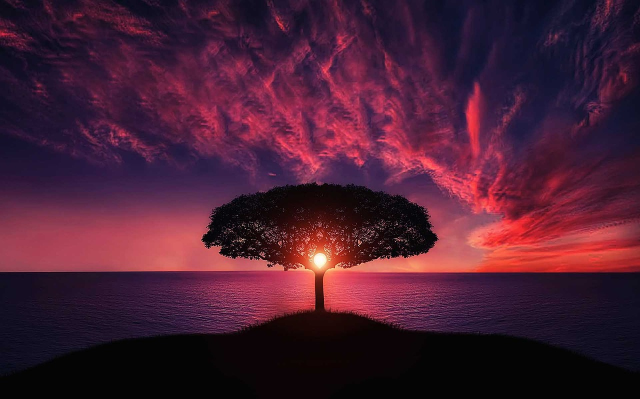
#> input picture Images/sample1.jpg, 1280 x 797 px (shown at 1/2 size)
$ jupyter execute --allow-errors 'Bitwise Operations (bitwise AND, OR, NOT and XOR).ipynb'
#> lines starting #> are read from the running program, lines starting #| are printed output that depends on the picture; after the words box and inside, x2 and y2 are one past the last pixel; in counts of white or black regions, pixels touching at a corner belong together
# Bitwise Operations (bitwise AND, OR, NOT and XOR)

## The four basic bitwise operations in OpenCV are:

### 1. bitwise AND:
    This operation performs a logical AND between two images or an image and a scalar. The result is an image where each pixel is the bitwise AND of the corresponding pixels of the input images or the scalar. The output pixel is 1 (or 255) only if both input pixels are 1 (or 255), otherwise it is 0

### 2. bitwise OR:
    This operation performs a logical OR between two images or an image and a scalar. The result is an image where each pixel is the bitwise OR of the corresponding pixels of the input images or the scalar. The output pixel is 1 (or 255) if either input pixel is 1 (or 255), otherwise it is 0

### 3. bitwise XOR:
    This operation performs a logical XOR (exclusive OR) between two images or an image and a scalar. The result is an image where each pixel is the bitwise XOR of the corresponding pixels of the input images or the scalar. The output pixel is 1 (or 255) if only one input pixel is 1 (or 255), otherwise it is 0

### 4. bitwise NOT:
    This operation performs a logical NOT on an image or a scalar. The result is an image where each pixel is the bitwise NOT of the corresponding pixel of the input image or the scalar. The output pixel is 1 (or 255) if the input pixel is 0, otherwise it is 0

## To use these bitwise operations in OpenCV python, we can use the following functions:

#### cv.bitwise_and:
    This function takes two images or an image and a scalar as inputs and returns the bitwise AND of them as an output245. For example, to perform bitwise AND on two images img1 and img2, we can do:

[cell 1]
import cv2 as cv
import numpy as np

#> (the rest of this cell did not finish here and is left out)

#### Perform bitwise AND on img1 and img2

#> (a cell that did not finish here is left out)

This will display an image that shows only the common regions of img1 and img2 where both pixels are non-zero.

### cv.bitwise_or:
    This function takes two images or an image and a scalar as inputs and returns the bitwise OR of them as an output245. For example, to perform bitwise OR on two images img1 and img2, we can do:

#> (a cell that did not finish here is left out)

This will display an image that shows both regions of img1 and img2 where either pixel is non-zero.

### cv.bitwise_xor:
    This function takes two images or an image and a scalar as inputs and returns the bitwise XOR of them as an output. For example, to perform bitwise XOR on two images img1 and img2, we can do:

#> (a cell that did not finish here is left out)

This will display an image that shows only the regions of img1 and img2 where only one pixel is non-zero.

### cv.bitwise_not:
    This function takes an image or a scalar as input and returns the bitwise NOT of it as an output. For example, to perform bitwise NOT on an image img1, we can do:

#> (a cell that did not finish here is left out)

This will display an image that shows the inverse of img1, where each pixel is flipped from 0 to 255 or vice versa.

**We can also use bitwise operations to create masks and apply them to images. A mask is a binary image that defines which pixels of an image should be kept or discarded. We can use the `cv.bitwise_and` function to apply a mask to an image and extract only the region of interest.**
- For example, to extract a circular region from an image img1, we can do:

#> (a cell that did not finish here is left out)

This will display an image that shows only the circular region of img1 where the mask is white.

#### We can also use bitwise operations to blend two images with different shapes or sizes.

- For example, to put a logo image on top of another image, we can do:

#> (a cell that did not finish here is left out)

[cell 8]
import cv2
import numpy as np

img2 = cv2.imread('Images/sample1.jpg')
#> img2 is the input picture: shape (797, 1280, 3); mean B, G, R 51.2, 30.3, 73.6
img1 = np.zeros((250,5000,3 ), np.uint8 )

img1 = cv2.rectangle(img1 , (200,0) , (300,100) ,(255,255,255) ,-1)

cv2.imshow('img1' ,img1)
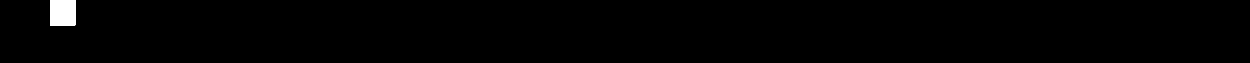
#> window 'img1': shape (250, 5000, 3) (shown at 1/4 size); 0.82% white; 1 white region, box (x1, y1, x2, y2) and area: (200, 0, 301, 101) 10201
cv2.imshow('img2' ,img2)

cv2.waitKey(0)
cv2.destroyAllWindows()
